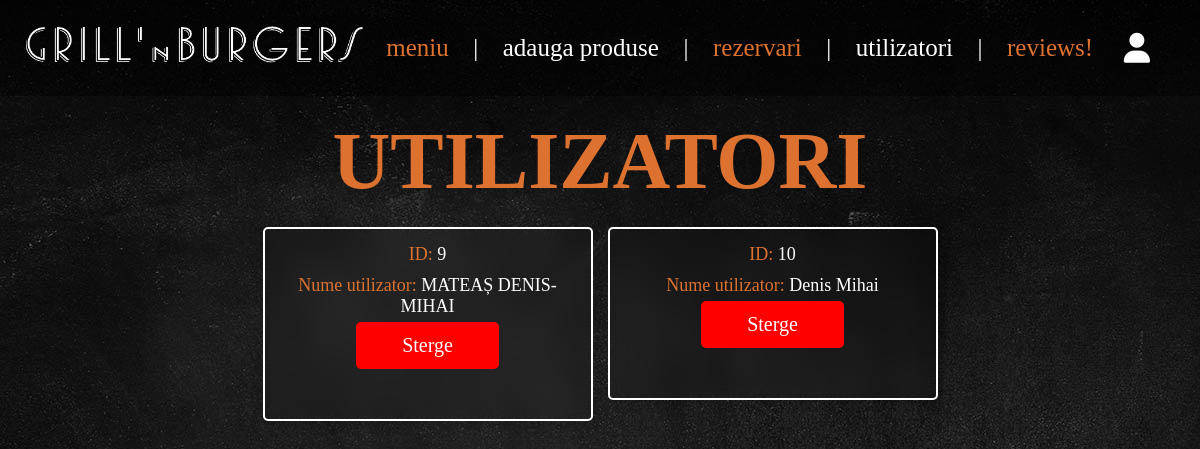
/admin/users_accounts.php (signed in), run on the app's committed database.
### tables this page shows
CREATE TABLE `users` (
  `id` int(100) NOT NULL,
  `name` varchar(20) NOT NULL,
  `email` varchar(50) NOT NULL,
  `number` varchar(10) NOT NULL,
  `password` varchar(50) NOT NULL,
  `address` varchar(500) NOT NULL
);

### admin/users_accounts.php (the view, shortened to what this page needs)
<?php
include '../components/connect.php';
?>
<!DOCTYPE html>
<html lang="en">
<head>
   <link rel="stylesheet" href="https://cdnjs.cloudflare.com/ajax/libs/font-awesome/6.1.1/css/all.min.css">
   <link rel="stylesheet" href="../css/admin_style.css">
</head>
<body style="background-image: url('../images/greybg.jpg')">
<?php include '../components/admin_header.php' ?>
<section class="accounts">
   <h1 class="heading">UTILIZATORI</h1>
   <div class="box-container">
   <?php
      $select_account = $conn->prepare("SELECT * FROM `users`");
      $select_account->execute();
      if($select_account->rowCount() > 0){
         while($fetch_accounts = $select_account->fetch(PDO::FETCH_ASSOC)){
   ?>
   <div class="box">
      <p>ID: <span><?= $fetch_accounts['id']; ?></span> </p>
      <p>Nume utilizator: <span><?= $fetch_accounts['name']; ?></span> </p>
      <a style="border: nonde" href="users_accounts.php?delete=<?= $fetch_accounts['id']; ?>" class="delete-btn" onclick="return confirm('Stergeti acest cont?');">Sterge</a>
   </div>
   <?php
      }
   }else{
      echo '<p class="empty">Nu sunt utilizatori</p>';
   }
   ?>
   </div>
</section>
</body>
</html>

### css/admin_style.css (style rules this page uses)
html { margin: 0; height: 100%; font-size: 62.5%; overflow-x: hidden; scroll-behavior: smooth; stop-opacity: 7rem; }
body { height: 100%; width: 100%; margin: 0; background-size: cover; background-repeat: no-repeat; background-attachment: fixed; background-position: center; }
* { scroll-behavior: smooth; font-family: 'Raleway', 'bold'; font-size: 18px; box-sizing: border-box; text-decoration: none; color: white; margin: 0; padding: 0; scroll-margin-block: 100px; }
section { max-width: 100%; margin:0 auto; padding:2rem; }
.btn, .delete-btn, .option-btn { display: block; margin-top: 1rem; border-radius: .5rem; cursor: pointer; margin: 0 auto; width: 50%; font-size: 2rem; color:white; margin-bottom:3rem; padding:1.2rem 3rem; text-align: center; }
.delete-btn { background-color: red; }
.heading { text-align: center; margin-bottom: 2rem; color:#dd7230; font-size: 8rem; }
.accounts .box-container { display: grid; grid-template-columns: repeat(auto-fit, 33rem); gap:1.5rem; justify-content: center; align-items: flex-start; }
.accounts .box-container .box { background-color: transparent; backdrop-filter: blur(10px); border-radius: .5rem; box-shadow: 0 .5rem 1rem rgba(0,0,0,.1); border:0.2rem solid white;; padding:2rem; padding-top: 1rem; text-align: center; }
.accounts .box-container .box p { padding: .5rem 0; font-size: 1.8rem; color:#dd7230; }
.accounts .box-container .box p span { color:white; }

### data on the page
users: id "9", name "MATEAȘ DENIS-MIHAI"
users: id "10", name "Denis Mihai"
